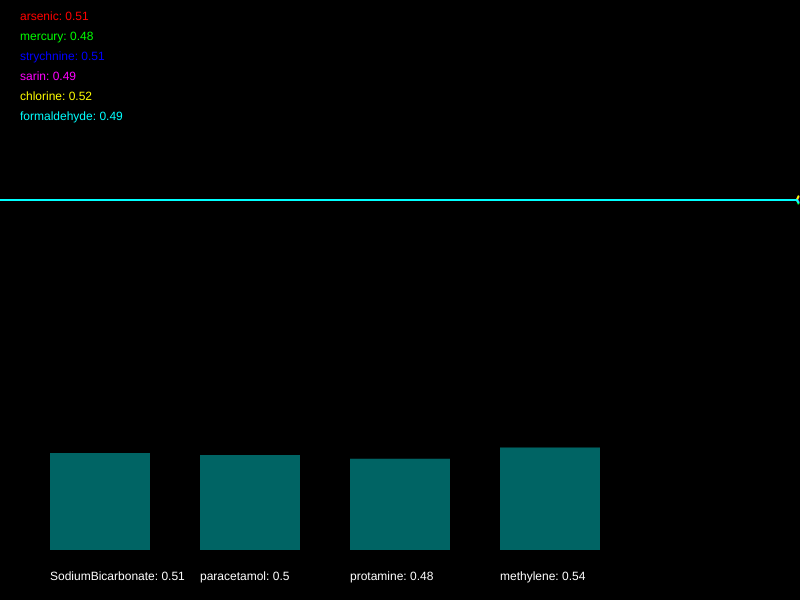
Frame 1 (no input)
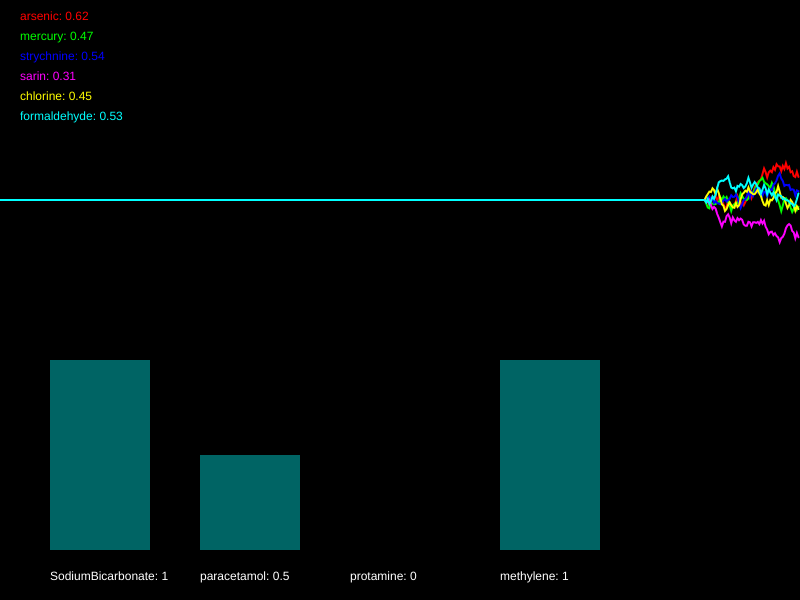
Frame 60 (no input)
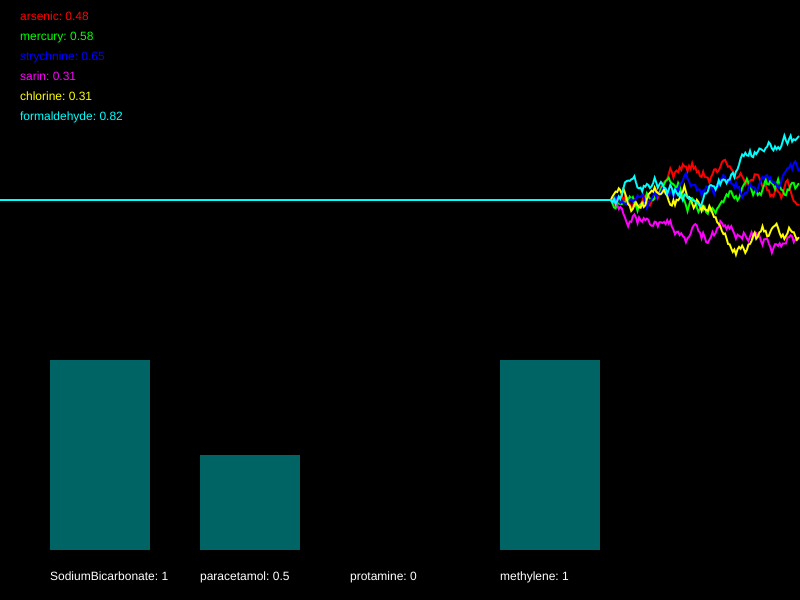
Frame 120 (the mouse pressed at the canvas centre since frame 60)

The p5.js sketch that drew these frames (run headless with seeded random() and noise() and a simulated clock; from frame 60 on, the mouse is pressed at the canvas centre):

// p5.js sketch
// ── sketch.js
/*

Officer: 7383430
CaseNum: 401-2-75912515-7383430

Case 401 - The Case of Norbert's Weiner Stand
Stage 3 - Bilious bagel

As I suspected Norbert has struck again. Ever inventive he’s set up a bagel stand and has laced the cream cheese with an ingenious but vicious toxin. This one is quite deadly so get yourself down to the lab right away.

You must develop the antidote by using conditional statements in the draw loop to do the following.

	- When sarin goes above 0.64 or mercury goes above 0.67, decrement SodiumBicarbonate by 0.02
	- If either chlorine dips below 0.32, formaldehyde dips below 0.67, or perhaps strychnine goes above 0.56, try increasing SodiumBicarbonate by 0.01
	- When sarin goes above 0.66 or mercury goes above 0.63, whilst at the same time, chlorine goes above 0.51, decrement paracetamol by 0.02
	- When strychnine dips below 0.26 and arsenic dips below 0.61, try increasing paracetamol by 0.04
	- If sarin dips below 0.64, or on the other hand, arsenic goes above 0.32 and formaldehyde goes above 0.25, decrease protamine by 0.02
	- If chlorine goes above 0.39 and strychnine dips below 0.38, increment protamine by 0.01
	- When strychnine dips below 0.38 and arsenic goes above 0.46, decrease methylene by 0.02
	- When mercury goes above 0.32, or on the other hand, chlorine goes above 0.71 and formaldehyde goes above 0.35, increment methylene by 0.04


Your conditional statements should consider the following poisons:

	- arsenic
	- mercury
	- strychnine
	- sarin
	- chlorine
	- formaldehyde


Your conditional statements should modify the following antidotes:

	- SodiumBicarbonate
	- paracetamol
	- protamine
	- methylene


- There are many ways to complete this task but you should only use the following commands:

	if(){}
	>
	<
	&&
	||
	+=
	-=

*/

//Declare the poison variables
var arsenic;
var mercury;
var strychnine;
var sarin;
var chlorine;
var formaldehyde;

//Declare the antidote variables
var SodiumBicarbonate;
var paracetamol;
var protamine;
var methylene;

//This variable is used for drawing the graph
var graphs;

function setup() {
  createCanvas(800, 600);
  strokeWeight(2);

  //initialise the poisons and antidotes
  arsenic = 0.5;
  mercury = 0.5;
  strychnine = 0.5;
  sarin = 0.5;
  chlorine = 0.5;
  formaldehyde = 0.5;
  SodiumBicarbonate = 0.5;
  paracetamol = 0.5;
  protamine = 0.5;
  methylene = 0.5;

  //fills the graph with empty values
  graphs = [];

  for (var i = 0; i < 6; i++) {
    graphs.push([]);
    for (var j = 0; j < 512; j++) {
      graphs[i].push(0.5);
    }
  }
}

function draw() {
  //Develop the antidote below
  //Write conditional statements to change the amount of each substance ...
  // - When sarin goes above 0.64 or mercury goes above 0.67, decrement SodiumBicarbonate by 0.02
  // - If either chlorine dips below 0.32, formaldehyde dips below 0.67, or perhaps strychnine goes above 0.56, try increasing SodiumBicarbonate by 0.01
  // - When sarin goes above 0.66 or mercury goes above 0.63, whilst at the same time, chlorine goes above 0.51, decrement paracetamol by 0.02
  // - When strychnine dips below 0.26 and arsenic dips below 0.61, try increasing paracetamol by 0.04
  // - If sarin dips below 0.64, or on the other hand, arsenic goes above 0.32 and formaldehyde goes above 0.25, decrease protamine by 0.02
  // - If chlorine goes above 0.39 and strychnine dips below 0.38, increment protamine by 0.01
  // - When strychnine dips below 0.38 and arsenic goes above 0.46, decrease methylene by 0.02
  // - When mercury goes above 0.32, or on the other hand, chlorine goes above 0.71 and formaldehyde goes above 0.35, increment methylene by 0.04

  if (sarin > 0.64 || mercury > 0.67) {
    SodiumBicarbonate -= 0.02;
  }
  if (chlorine < 0.32 || formaldehyde < 0.67 || strychnine > 0.56) {
    SodiumBicarbonate += 0.01;
  }
  if ((sarin > 0.66 || mercury > 0.63) && chlorine > 0.51) {
    paracetamol -= 0.02;
  }
  if (strychnine < 0.26 && arsenic < 0.61) {
    paracetamol += 0.04;
  }
  if (sarin < 0.64 || (arsenic > 0.32 && formaldehyde > 0.25)) {
    protamine -= 0.02;
  }
  if (chlorine > 0.39 && strychnine < 0.38) {
    protamine += 0.01;
  }
  if (strychnine < 0.38 && arsenic > 0.46) {
    methylene -= 0.02;
  }
  if (mercury > 0.32 || (chlorine > 0.71 && formaldehyde > 0.35)) {
    methylene += 0.04;
  }
  //////////////////////////////////////////////////////

  //the code below generates new values using random numbers

  /*
		For testing, you might want to temporarily comment out
		these lines and set the same variables to constant values
		instead.
	*/

  arsenic = nextValue(graphs[0], arsenic);
  mercury = nextValue(graphs[1], mercury);
  strychnine = nextValue(graphs[2], strychnine);
  sarin = nextValue(graphs[3], sarin);
  chlorine = nextValue(graphs[4], chlorine);
  formaldehyde = nextValue(graphs[5], formaldehyde);

  SodiumBicarbonate = constrain(SodiumBicarbonate, 0, 1);
  paracetamol = constrain(paracetamol, 0, 1);
  protamine = constrain(protamine, 0, 1);
  methylene = constrain(methylene, 0, 1);

  ///////// DO NOT CHANGE THE CODE BELOW ///////////

  //drawing code

  // set background
  background(0);
  noFill();

  //draw the graphs for the vitals
  var colors = [
    color(255, 0, 0),
    color(0, 255, 0),
    color(0, 0, 255),
    color(255, 0, 255),
    color(255, 255, 0),
    color(0, 255, 255),
  ];

  for (var i = 0; i < graphs.length; i++) {
    stroke(colors[i]);
    drawGraph(graphs[i]);
  }

  //draw the poisons as text
  noStroke();
  fill(colors[0]);
  text("arsenic: " + nf(arsenic, 1, 2), 20, 20);
  fill(colors[1]);
  text("mercury: " + nf(mercury, 1, 2), 20, 40);
  fill(colors[2]);
  text("strychnine: " + nf(strychnine, 1, 2), 20, 60);
  fill(colors[3]);
  text("sarin: " + nf(sarin, 1, 2), 20, 80);
  fill(colors[4]);
  text("chlorine: " + nf(chlorine, 1, 2), 20, 100);
  fill(colors[5]);
  text("formaldehyde: " + nf(formaldehyde, 1, 2), 20, 120);

  //draw the antidotes bar chart
  drawBar(SodiumBicarbonate, 50, "SodiumBicarbonate");
  drawBar(paracetamol, 200, "paracetamol");
  drawBar(protamine, 350, "protamine");
  drawBar(methylene, 500, "methylene");
}

function nextValue(graph, val) {
  //gets the next value for a vital and puts it in an array for drawing
  var delta = random(-0.03, 0.03);

  val += delta;
  if (val > 1 || val < 0) {
    delta *= -1;
    val += delta * 2;
  }

  graph.push(val);
  graph.shift();
  return val;
}

function drawGraph(graph) {
  //draws an array as a graph
  beginShape();
  for (var i = 0; i < graph.length; i++) {
    vertex((width * i) / 512, height * 0.5 - (graph[i] * height) / 3);
  }
  endShape();
}

function drawBar(val, x, name) {
  //draws the bars for bar chart
  noStroke();
  fill(0, 100, 100);
  var mh = height * 0.4 - 50;
  rect(x, height - 50 - val * mh, 100, val * mh);
  fill(255);
  text(name + ": " + val, x, height - 20);
}
